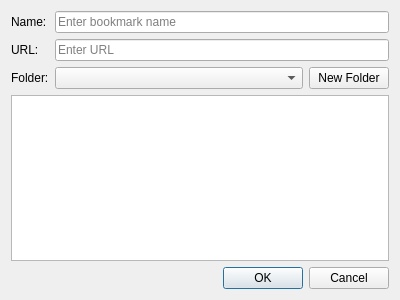
<?xml version="1.0" encoding="UTF-8"?>
<ui version="4.0">
 <class>BookmarkDialog</class>
 <widget class="QDialog" name="BookmarkDialog">
  <property name="geometry">
   <rect>
    <x>0</x>
    <y>0</y>
    <width>400</width>
    <height>300</height>
   </rect>
  </property>
  <property name="windowTitle">
   <string>Add Bookmark</string>
  </property>
  <layout class="QVBoxLayout" name="verticalLayout">
   <item>
    <layout class="QFormLayout" name="formLayout">
     <item row="0" column="0">
      <widget class="QLabel" name="nameLabel">
       <property name="text">
        <string>Name:</string>
       </property>
      </widget>
     </item>
     <item row="0" column="1">
      <widget class="QLineEdit" name="nameEdit">
       <property name="placeholderText">
        <string>Enter bookmark name</string>
       </property>
      </widget>
     </item>
     <item row="1" column="0">
      <widget class="QLabel" name="urlLabel">
       <property name="text">
        <string>URL:</string>
       </property>
      </widget>
     </item>
     <item row="1" column="1">
      <widget class="QLineEdit" name="urlEdit">
       <property name="placeholderText">
        <string>Enter URL</string>
       </property>
      </widget>
     </item>
     <item row="2" column="0">
      <widget class="QLabel" name="folderLabel">
       <property name="text">
        <string>Folder:</string>
       </property>
      </widget>
     </item>
     <item row="2" column="1">
      <layout class="QHBoxLayout" name="horizontalLayout">
       <item>
        <widget class="QComboBox" name="folderComboBox">
         <property name="sizePolicy">
          <sizepolicy hsizetype="Expanding" vsizetype="Fixed">
           <horstretch>0</horstretch>
           <verstretch>0</verstretch>
          </sizepolicy>
         </property>
        </widget>
       </item>
       <item>
        <widget class="QPushButton" name="newFolderButton">
         <property name="text">
          <string>New Folder</string>
         </property>
        </widget>
       </item>
      </layout>
     </item>
    </layout>
   </item>
   <item>
    <widget class="QTreeView" name="folderTreeView">
     <property name="sizePolicy">
      <sizepolicy hsizetype="Expanding" vsizetype="Expanding">
       <horstretch>0</horstretch>
       <verstretch>0</verstretch>
      </sizepolicy>
     </property>
     <property name="alternatingRowColors">
      <bool>true</bool>
     </property>
     <property name="headerHidden">
      <bool>true</bool>
     </property>
    </widget>
   </item>
   <item>
    <widget class="QDialogButtonBox" name="buttonBox">
     <property name="orientation">
      <enum>Qt::Horizontal</enum>
     </property>
     <property name="standardButtons">
      <set>QDialogButtonBox::Cancel|QDialogButtonBox::Ok</set>
     </property>
    </widget>
   </item>
  </layout>
 </widget>
 <resources/>
 <connections>
  <connection>
   <sender>buttonBox</sender>
   <signal>accepted()</signal>
   <receiver>BookmarkDialog</receiver>
   <slot>accept()</slot>
   <hints>
    <hint type="sourcelabel">
     <x>248</x>
     <y>254</y>
    </hint>
    <hint type="destinationlabel">
     <x>157</x>
     <y>274</y>
    </hint>
   </hints>
  </connection>
  <connection>
   <sender>buttonBox</sender>
   <signal>rejected()</signal>
   <receiver>BookmarkDialog</receiver>
   <slot>reject()</slot>
   <hints>
    <hint type="sourcelabel">
     <x>316</x>
     <y>260</y>
    </hint>
    <hint type="destinationlabel">
     <x>286</x>
     <y>274</y>
    </hint>
   </hints>
  </connection>
 </connections>
</ui> 
